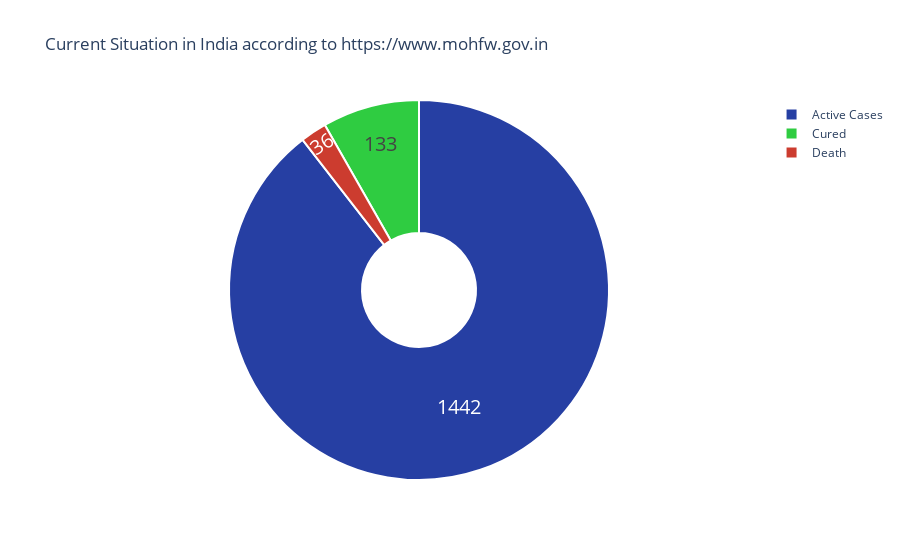

The cell this chart's notebook holds for it:
### Markdown cell above
# **Overall view of the situation**

### Code cell
#option

ac= data['Active cases'].sum()
rvd = data['Cured/Discharged/Migrated'].sum()
dth = data['Death'].sum()
fig = go.Figure(data=[go.Pie(labels=['Active Cases','Cured','Death'],
                             values= [ac,rvd,dth],hole =.3)])
fig.update_traces(hoverinfo='label+percent', textinfo='value', textfont_size=20,
                  marker=dict(colors=['#263fa3', '#2fcc41','#cc3c2f'], line=dict(color='#FFFFFF', width=2)))
fig.update_layout(title_text='Current Situation in India according to https://www.mohfw.gov.in',plot_bgcolor='rgb(275, 270, 273)')
fig.show()

### Figure 1 — Plotly figure (JSON) as saved in the notebook; plotly's stock layout.template omitted (floating-point values rounded to 4 significant figures)
{"data": [{"hole": 0.3, "hoverinfo": "label+percent", "labels": ["Active Cases", "Cured", "Death"], "marker": {"colors": ["#263fa3", "#2fcc41", "#cc3c2f"], "line": {"color": "#FFFFFF", "width": 2}}, "textfont": {"size": 20}, "textinfo": "value", "type": "pie", "values": [1442, 133, 36]}], "layout": {"plot_bgcolor": "rgb(275, 270, 273)", "title": {"text": "Current Situation in India according to https://www.mohfw.gov.in"}}}
